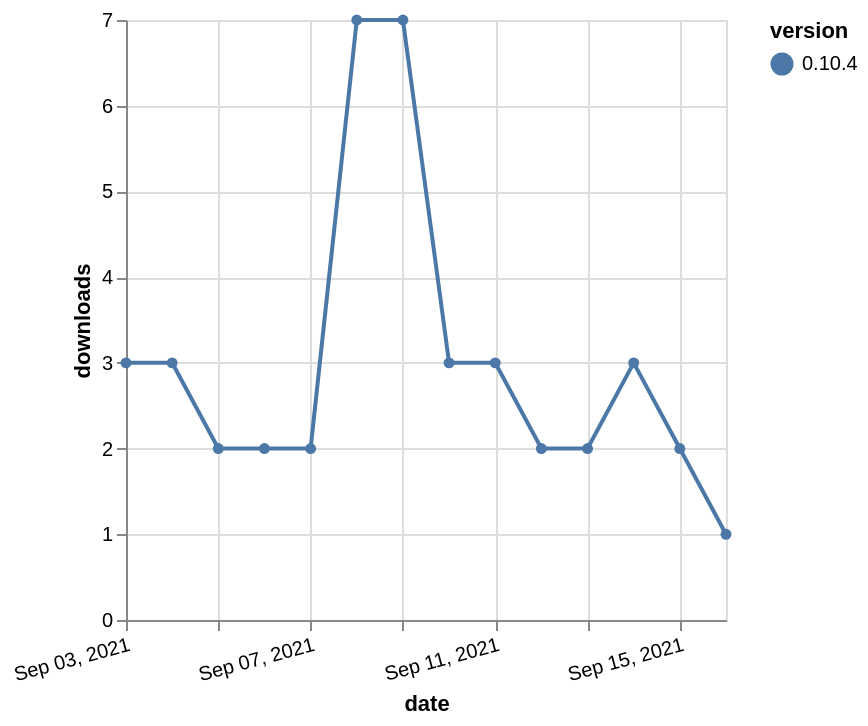

The specification (Vega-Lite) saved for this image:
### Vega-Lite specification from a JSON file in a GitHub repository (floating-point values rounded to 4 significant figures)
{"$schema": "https://vega.github.io/schema/vega-lite/v5.json", "description": "A simple bar chart with embedded data.", "data": {"values": [{"date": "2021-09-03", "total": 24083, "delta": 3, "version": "0.10.4"}, {"date": "2021-09-04", "total": 24086, "delta": 3, "version": "0.10.4"}, {"date": "2021-09-05", "total": 24088, "delta": 2, "version": "0.10.4"}, {"date": "2021-09-06", "total": 24090, "delta": 2, "version": "0.10.4"}, {"date": "2021-09-07", "total": 24092, "delta": 2, "version": "0.10.4"}, {"date": "2021-09-08", "total": 24099, "delta": 7, "version": "0.10.4"}, {"date": "2021-09-09", "total": 24106, "delta": 7, "version": "0.10.4"}, {"date": "2021-09-10", "total": 24109, "delta": 3, "version": "0.10.4"}, {"date": "2021-09-11", "total": 24112, "delta": 3, "version": "0.10.4"}, {"date": "2021-09-12", "total": 24114, "delta": 2, "version": "0.10.4"}, {"date": "2021-09-13", "total": 24116, "delta": 2, "version": "0.10.4"}, {"date": "2021-09-14", "total": 24119, "delta": 3, "version": "0.10.4"}, {"date": "2021-09-15", "total": 24121, "delta": 2, "version": "0.10.4"}, {"date": "2021-09-16", "total": 24122, "delta": 1, "version": "0.10.4"}]}, "width": "container", "mark": {"type": "line", "point": {"filled": true}}, "encoding": {"x": {"field": "date", "type": "temporal", "timeUnit": "yearmonthdate", "title": "date", "axis": {"labelAngle": -15}}, "y": {"field": "delta", "type": "quantitative", "title": "downloads"}, "color": {"field": "version", "type": "nominal"}, "tooltip": {"field": "delta"}}}
